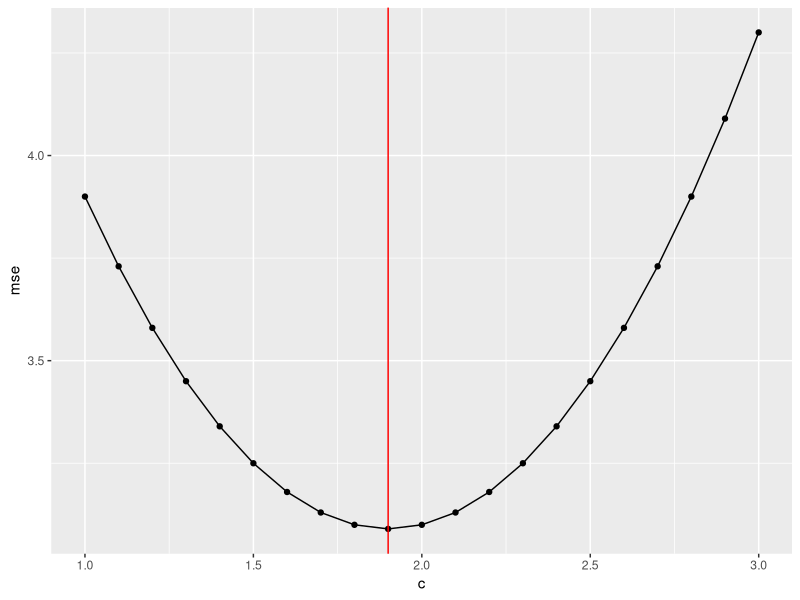
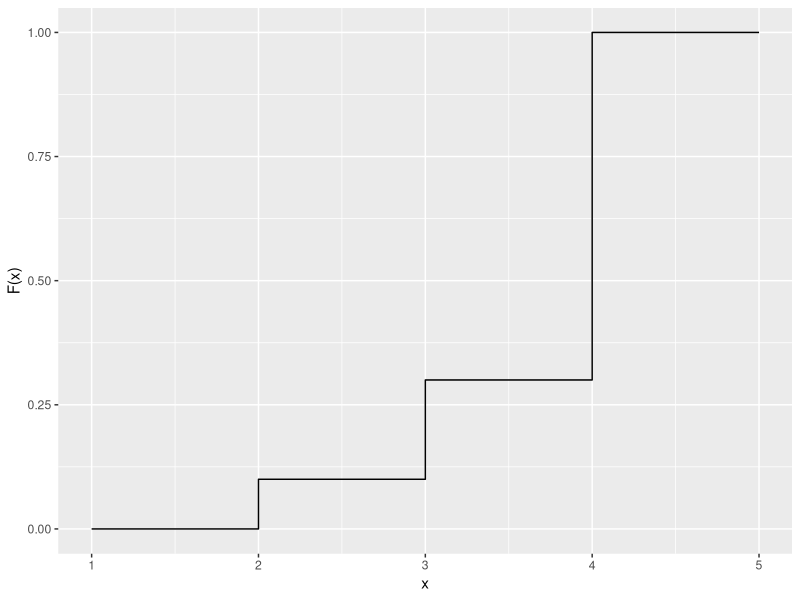
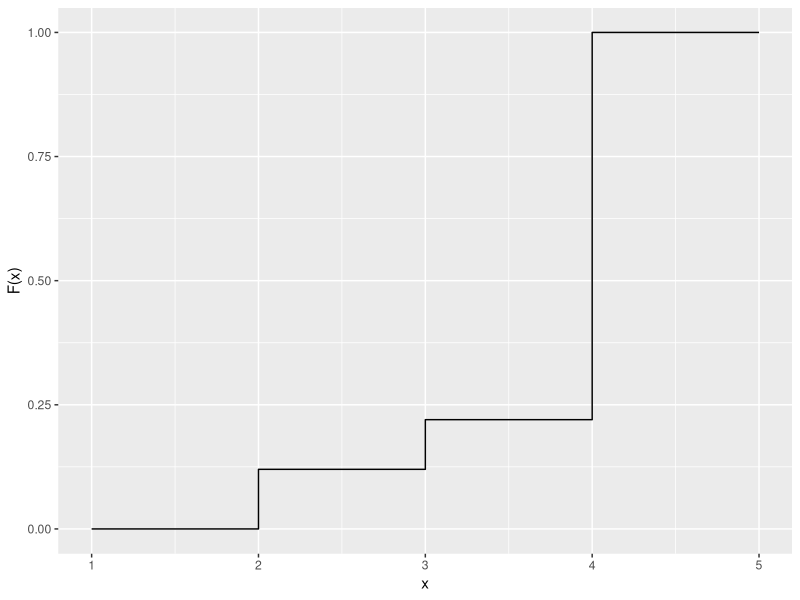
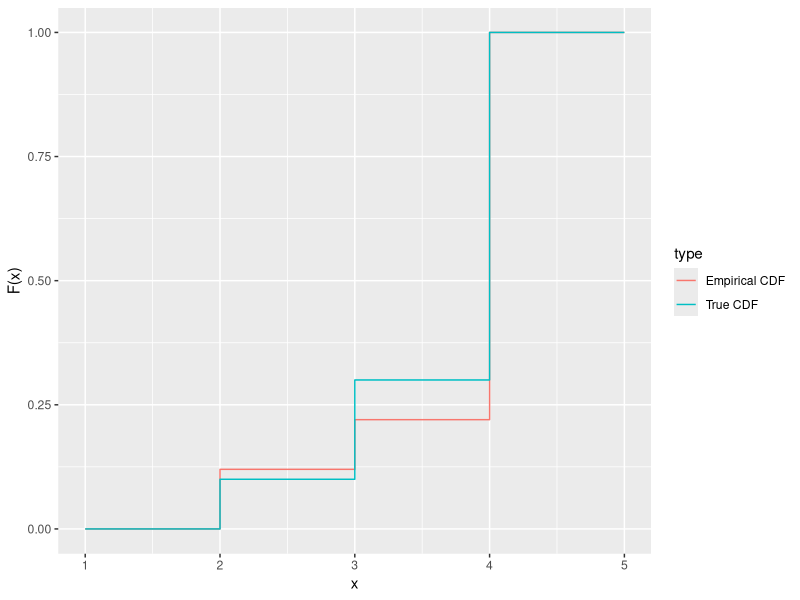

The R source for these figures, in order:
## ---- chunk 1
knitr::opts_chunk$set(echo = TRUE)
library(tidyverse)
## ---- chunk 2
exp_func <- function(x, probs){
  sum(x * probs)
}
exp_func(x = c(0, 1, 4), probs = c(.3, .3, .4))
## ---- chunk 3
mse_func <- function(x, probs, c){
  sum(probs*(x - c)^2)
}
mse_func(x = c(0, 1, 4), probs = c(.3, .3, .4), c = 1)
mse_func(x = c(0, 1, 4), probs = c(.3, .3, .4), c = 2)
## ---- chunk 4
cs <- seq(1, 3, by = .1)
# tedious way 
mses <- c(mse_func(x = c(0, 1, 4), probs = c(.3, .3, .4), c = 1),
          mse_func(x = c(0, 1, 4), probs = c(.3, .3, .4), c = 1.1),
          mse_func(x = c(0, 1, 4), probs = c(.3, .3, .4), c = 1.2),
          mse_func(x = c(0, 1, 4), probs = c(.3, .3, .4), c = 1.3),
          mse_func(x = c(0, 1, 4), probs = c(.3, .3, .4), c = 1.4),
          mse_func(x = c(0, 1, 4), probs = c(.3, .3, .4), c = 1.5),
          mse_func(x = c(0, 1, 4), probs = c(.3, .3, .4), c = 1.6),
          mse_func(x = c(0, 1, 4), probs = c(.3, .3, .4), c = 1.7),
          mse_func(x = c(0, 1, 4), probs = c(.3, .3, .4), c = 1.8),
          mse_func(x = c(0, 1, 4), probs = c(.3, .3, .4), c = 1.9),
          mse_func(x = c(0, 1, 4), probs = c(.3, .3, .4), c = 2),
          mse_func(x = c(0, 1, 4), probs = c(.3, .3, .4), c = 2.1),
          mse_func(x = c(0, 1, 4), probs = c(.3, .3, .4), c = 2.2),
          mse_func(x = c(0, 1, 4), probs = c(.3, .3, .4), c = 2.3),
          mse_func(x = c(0, 1, 4), probs = c(.3, .3, .4), c = 2.4),
          mse_func(x = c(0, 1, 4), probs = c(.3, .3, .4), c = 2.5),
          mse_func(x = c(0, 1, 4), probs = c(.3, .3, .4), c = 2.6),
          mse_func(x = c(0, 1, 4), probs = c(.3, .3, .4), c = 2.7),
          mse_func(x = c(0, 1, 4), probs = c(.3, .3, .4), c = 2.8),
          mse_func(x = c(0, 1, 4), probs = c(.3, .3, .4), c = 2.9),
          mse_func(x = c(0, 1, 4), probs = c(.3, .3, .4), c = 2))
# less tedious ways 
mses <- sapply(cs, mse_func, x = c(0, 1, 4), probs = c(.3, .3, .4)) # base R
mses <- map_dbl(cs, mse_func, x = c(0, 1, 4), probs = c(.3, .3, .4)) # tidy
tibble(c = cs, mse = mses) |> 
  ggplot(aes(x = c, y = mse)) + 
  geom_point() + 
  geom_line() + 
  geom_vline(xintercept = 1.9, col = "red")
## ---- chunk 5
cdf <- tibble(x = c(1, 2, 2, 3, 3, 4, 4, 5),
       y = c(0, 0, .1, .1, .3, .3, 1, 1)) 
cdf |> 
  ggplot(aes(x = x, y = y)) +
  geom_path() + 
  labs(x = "x", y = "F(x)")
## ---- chunk 6
samp <- sample(c(2,3,4), size = 100, replace = T, prob = c(.1, .2, .7))
ecdf <- tibble(x = c(1, 2, 2, 3, 3, 4, 4, 5),
       y = c(0, 0, rep(mean(samp <= 2), 2), rep(mean(samp <= 3), 2), 1, 1))
ecdf |> 
  ggplot(aes(x = x, y = y)) +
  geom_path() + 
  labs(x = "x", y = "F(x)")
## ---- chunk 7
bind_rows(
  cdf |> mutate(type = "True CDF"),
  ecdf |> mutate(type = "Empirical CDF")
) |> 
  ggplot(aes(x = x, y = y, col = type)) +
  geom_path() + 
  labs(x = "x", y = "F(x)")
## ---- chunk 8
dat <- tibble(x = c(0, 1, 1, 1), y = c(0, 0, 1 , 1))
cov3 <- cov(dat$x, dat$y)
# tidy alternative: 
cov3 <- dat |> summarize(cov(x, y))
cov3
## ---- chunk 9
cov3*(nrow(dat)-1)/nrow(dat)
